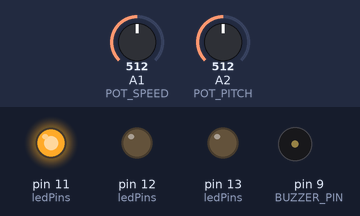
A sketch run on a simulated Arduino Uno, built with avr-gcc and run on an emulated ATmega328P. Parts: output pins drawn as LEDs (lit = HIGH), buzzer (waves = sounding). Inputs (shaded band) come from the test bench; at power-on: A1 (POT_SPEED) = 512, A2 (POT_PITCH) = 512.

Above: at 0.5 s.
At 4.02 s:
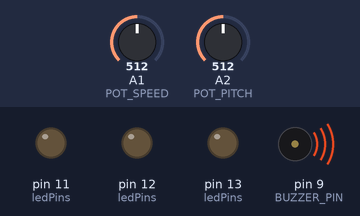
At 8.9 s:
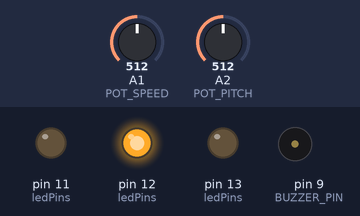
At 13.9 s:
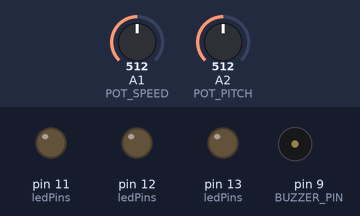
At 17.7 s:
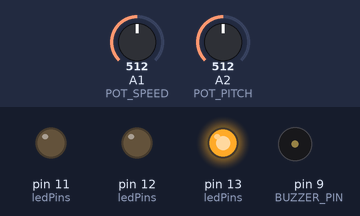
Timing chart, 0 to 18.4 s (numbered marks = the images above):
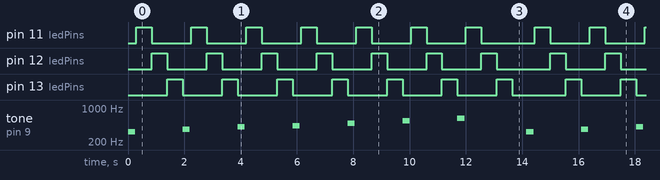

Measured:
- by itself, pin 11 (ledPins), pin 12 (ledPins), pin 13 (ledPins): repeats every 14.2 s: 6 × (LOW 1.4 s, HIGH 0.55 s), LOW 1.9 s, HIGH 0.55 s
- by itself, tone on pin 9 (BUZZER_PIN): repeats every 14.2 s: silent 1.7 s, 367 Hz 0.25 s, silent 1.7 s, 412 Hz 0.25 s, silent 1.7 s, 436 Hz 0.25 s, silent 1.7 s, 490 Hz 0.25 s, silent 1.7 s, 550 Hz 0.25 s, silent 1.7 s, 617 Hz 0.25 s, silent 2.2 s, 327 Hz 0.25 s

The sketch:

wish_you_success.ino
```cpp
// Note frequencies
#define NOTE_C4  262
#define NOTE_D4  294
#define NOTE_E4  330
#define NOTE_F4  349
#define NOTE_G4  392
#define NOTE_A4  440
#define NOTE_B4  494

#define BUZZER_PIN 9
#define POT_PITCH  A2
#define POT_SPEED  A1

#define GREEN_LED  11
#define YELLOW_LED 12
#define RED_LED    13

//simple 7-note melody
int melody[] = {
  NOTE_C4, NOTE_D4, NOTE_E4, NOTE_F4,
  NOTE_G4, NOTE_A4, NOTE_B4
};

// Durations
int noteDurations[] = {
  4, 4, 4, 4,
  4, 4, 4
};

int ledPins[] = {GREEN_LED, YELLOW_LED, RED_LED};

void setup() {
  for (int i = 0; i < 3; i++) pinMode(ledPins[i], OUTPUT);
  Serial.begin(9600);
}

void loop() {
  int pitchControl = analogRead(POT_PITCH); // A2
  float pitchFactor = map(pitchControl, 0, 1023, 50, 200); // adjust range
  pitchFactor /= 100.0; // 0.5 to 2.0

  int speedControl = analogRead(POT_SPEED); // A1
  int ledDelay = map(speedControl, 0, 1023, 100, 1000); // LED change speed

  for (int i = 0; i < 7; i++) {
    int noteDuration = 1000 / noteDurations[i];
    int freq = melody[i] * pitchFactor;

    tone(BUZZER_PIN, freq, noteDuration);
    delay(noteDuration * 1.2);

    // Light up LEDs in pattern with user-set delay
    for (int j = 0; j < 3; j++) {
      digitalWrite(ledPins[j], HIGH);
      delay(ledDelay);
      digitalWrite(ledPins[j], LOW);
    }
  }

  noTone(BUZZER_PIN);
  delay(500); // Pause between repeats
}
```
